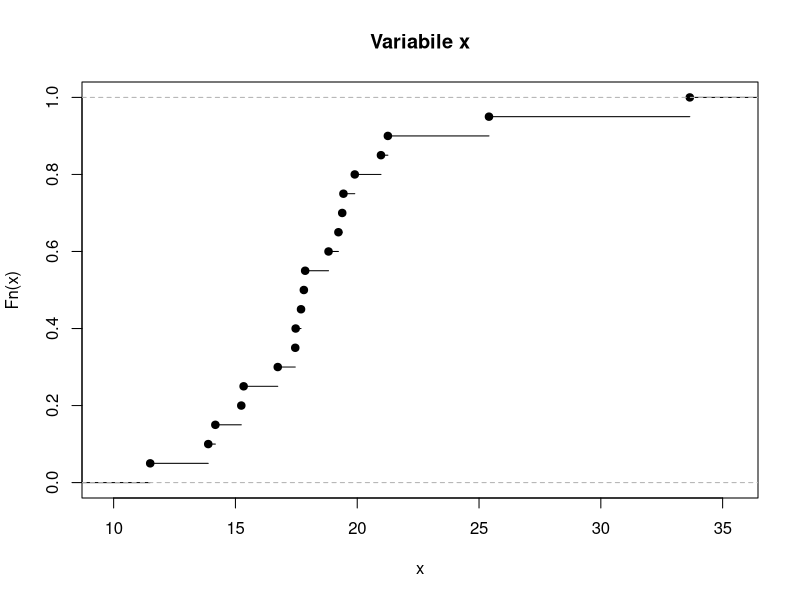

Here is the R script that generated this plot:
## ---- chunk 1
knitr::opts_chunk$set(echo = F, eval = T, message = F, warning = F, error = F, comment = NA, cache = F, include = T, R.options = list(width = 100), collapse = T, dpi = 200, fig.align = "center", fig.height = 5, fig.width = 8)
## ---- chunk 2
x <- rgamma(20, 20, 1)
plot(ecdf(x), main = "Variabile x")
## ---- chunk 3
freq_ass <- c(4, 0, 15, 70, 318, 1255, 3599, 9372, 14686, 6580)
freq_rel <- freq_ass / sum(freq_ass)
freq_cum_rel <- cumsum(freq_rel)
freq_cum_ass <- cumsum(freq_ass)
tab <- cbind(freq_ass, freq_rel, freq_cum_rel, freq_cum_ass)
colnames(tab) <- c("$n_j$", "$f_j$", "$F_j$", "$N_j$")
knitr::kable(tab, digits=4)
